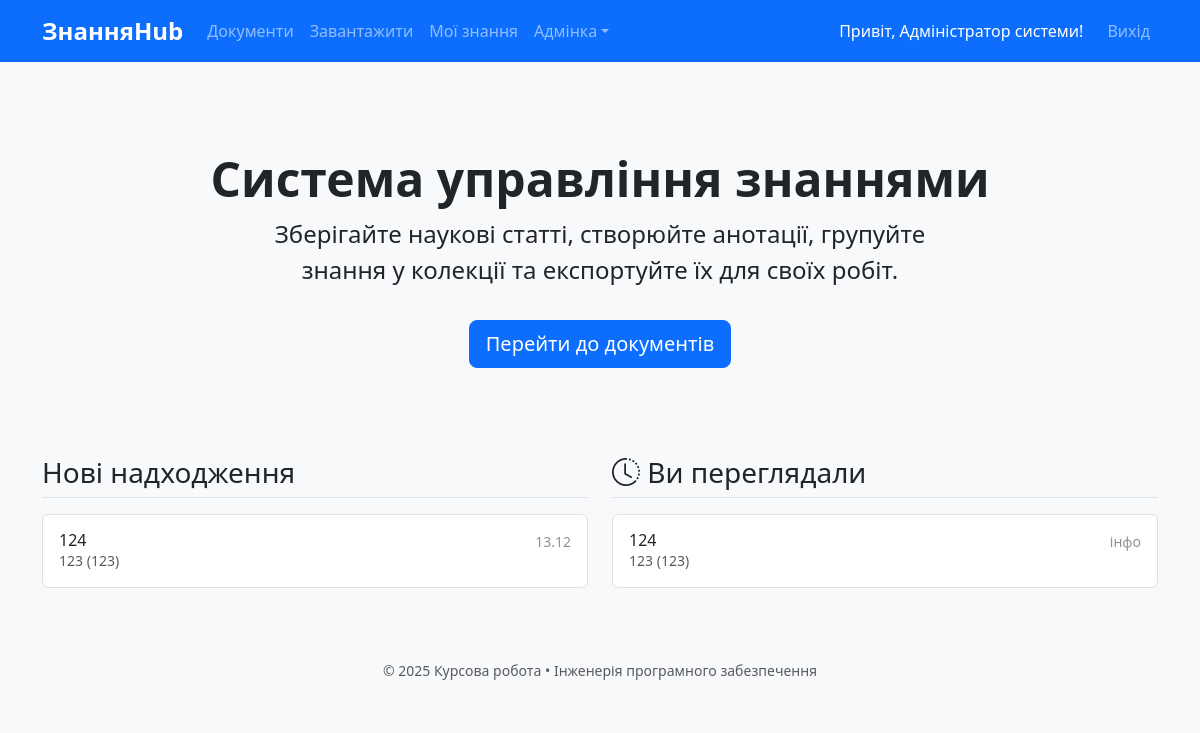
The page / (signed in) on the database as committed earlier.
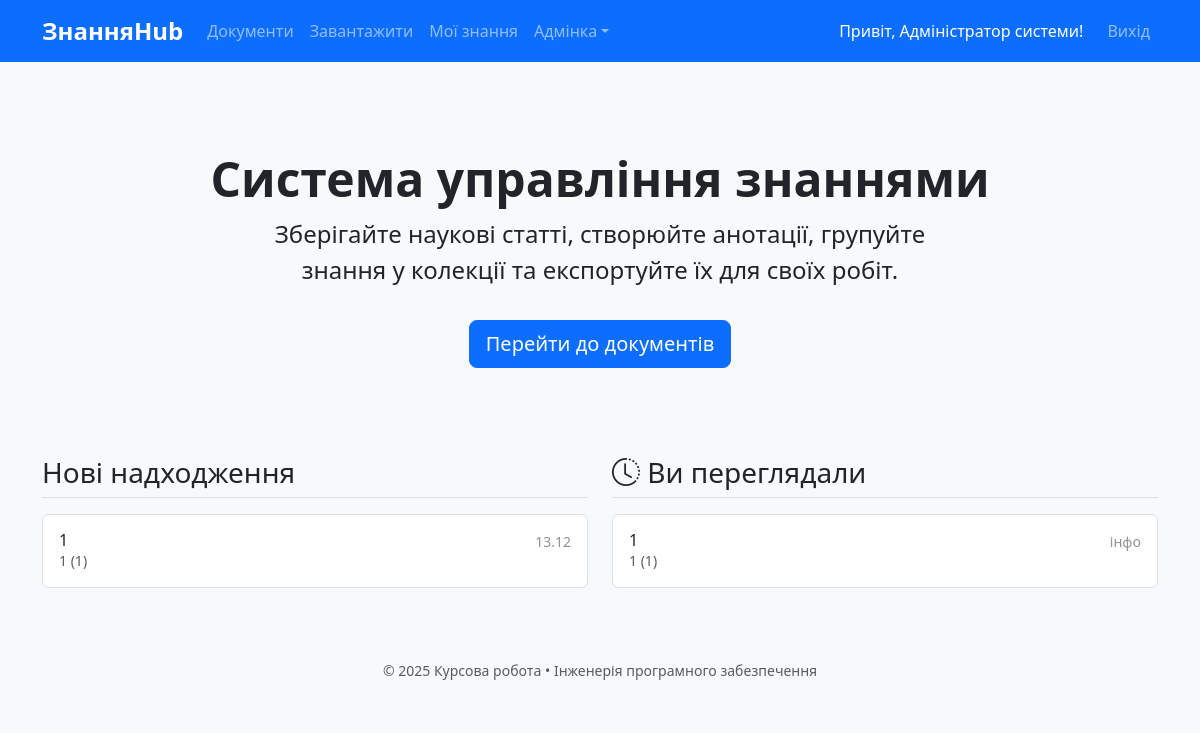
The same page on the database as committed later.
### models.py (models this page shows)
class Document(db.Model):
    id = db.Column(db.Integer, primary_key=True)
    title = db.Column(db.String(300), nullable=False)
    authors = db.Column(db.Text)
    year = db.Column(db.Integer)
    source = db.Column(db.Text)
    doc_type = db.Column(db.String(50))
    original_filename = db.Column(db.String(300), nullable=False)
    stored_filename = db.Column(db.String(200), nullable=False, unique=True)
    uploaded_at = db.Column(db.DateTime, default=lambda: datetime.now(timezone.utc))
    uploaded_by = db.Column(db.Integer, db.ForeignKey('user.id'))
    user = db.relationship('User', backref='documents')

### app.py (the view)
    @app.route('/')
    def index():
        recent_uploads = Document.query.order_by(Document.uploaded_at.desc()).limit(10).all()
        return render_template('index.html', recent=recent_uploads)

### templates/index.html (shortened to what this page needs)
{% extends "base.html" %}
{% block content %}
<div class="p-5 mb-4 bg-light rounded-3 text-center">
    <div class="container-fluid py-3 d-flex flex-column align-items-center">
        <h1 class="display-5 fw-bold text-center w-100">Система управління знаннями</h1>
        <p class="col-md-8 fs-4 mx-auto text-center">Зберігайте наукові статті, створюйте анотації, групуйте знання у колекції та експортуйте їх для своїх робіт.</p>
        {% if not current_user.is_authenticated %}
            <a href="{{ url_for('register') }}" class="btn btn-primary btn-lg mt-3" type="button">Почати роботу</a>
        {% else %}
            <a href="{{ url_for('document_list') }}" class="btn btn-primary btn-lg mt-3" type="button">Перейти до документів</a>
        {% endif %}
    </div>
</div>
<div class="row g-4">
    <div class="col-md-6">
        <h3 class="mb-3 border-bottom pb-2">Нові надходження</h3>
        <div class="list-group">
            {% for doc in recent %}
            <a href="{{ url_for('document_detail', doc_id=doc.id) }}" class="list-group-item list-group-item-action d-flex gap-3 py-3" aria-current="true">
                <div class="d-flex gap-2 w-100 justify-content-between">
                    <div>
                        <h6 class="mb-0">{{ doc.title }}</h6>
                        <p class="mb-0 opacity-75 small">{{ doc.authors }} ({{ doc.year }})</p>
                    </div>
                    <small class="opacity-50 text-nowrap">{{ doc.uploaded_at.strftime('%d.%m') }}</small>
                </div>
            </a>
            {% endfor %}
        </div>
    </div>
    {% if current_user.is_authenticated %}
    <div class="col-md-6">
        <h3 class="mb-3 border-bottom pb-2">
            <i class="bi bi-clock-history"></i> Ви переглядали
        </h3>
        <div class="list-group">
            {% if recently_viewed_docs %}
                {% for doc in recently_viewed_docs %}
                <a href="{{ url_for('document_detail', doc_id=doc.id) }}" class="list-group-item list-group-item-action d-flex gap-3 py-3">
                    <div class="d-flex gap-2 w-100 justify-content-between">
                        <div>
                            <h6 class="mb-0">{{ doc.title }}</h6>
                            <p class="mb-0 opacity-75 small">{{ doc.authors }} ({{ doc.year or '-' }})</p>
                        </div>
                        <small class="opacity-50 text-nowrap">інфо</small>
                    </div>
                </a>
                {% endfor %}
            {% else %}
                <div class="list-group-item text-muted text-center py-4">
                    Історія переглядів порожня
                </div>
            {% endif %}
        </div>
    </div>
    {% endif %}
</div>
{% endblock %}

Rows that differ between the two databases and show on the page:
changed Document: title "124" → "1"; authors "123" → "1"; year "123" → "1"
